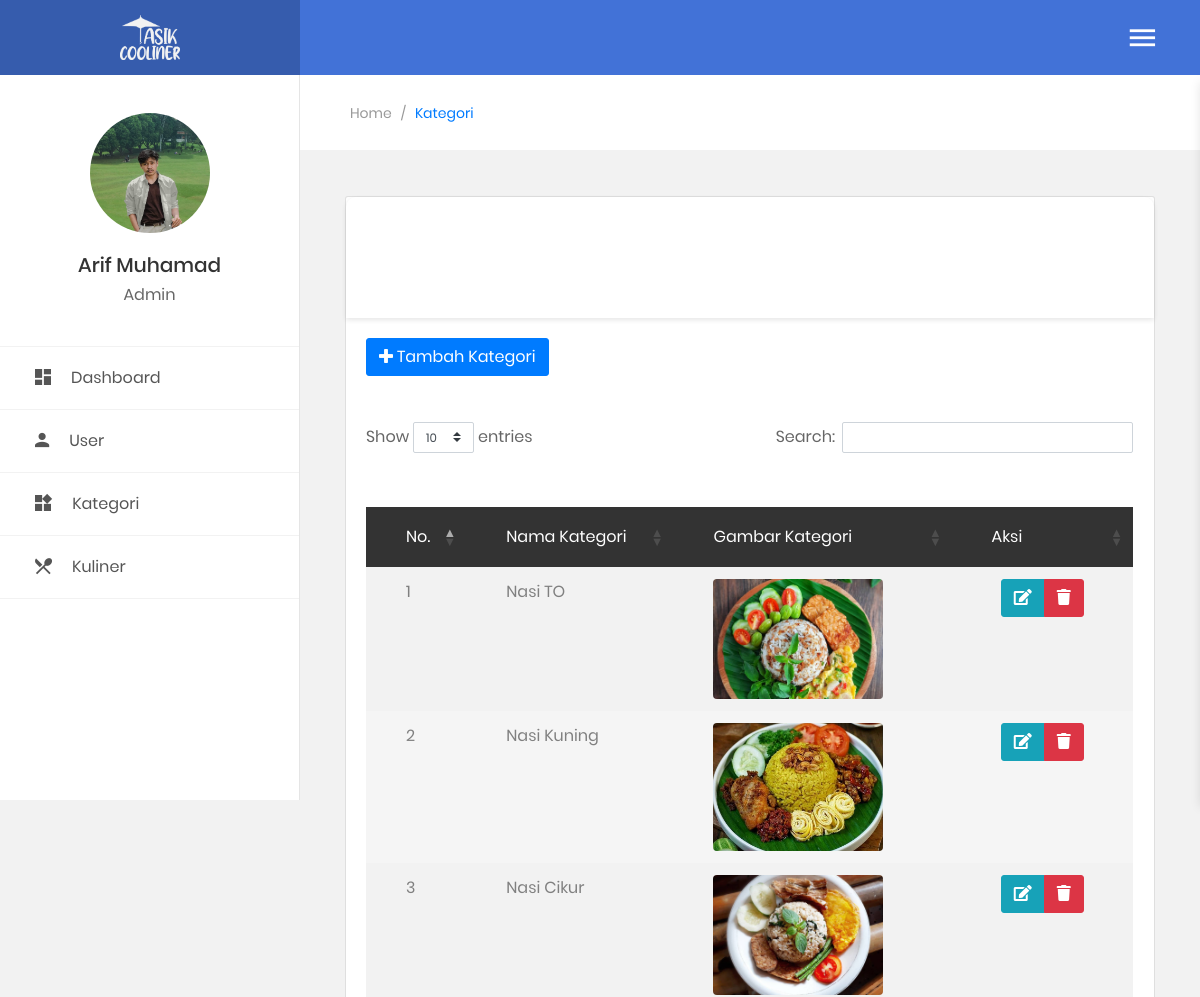
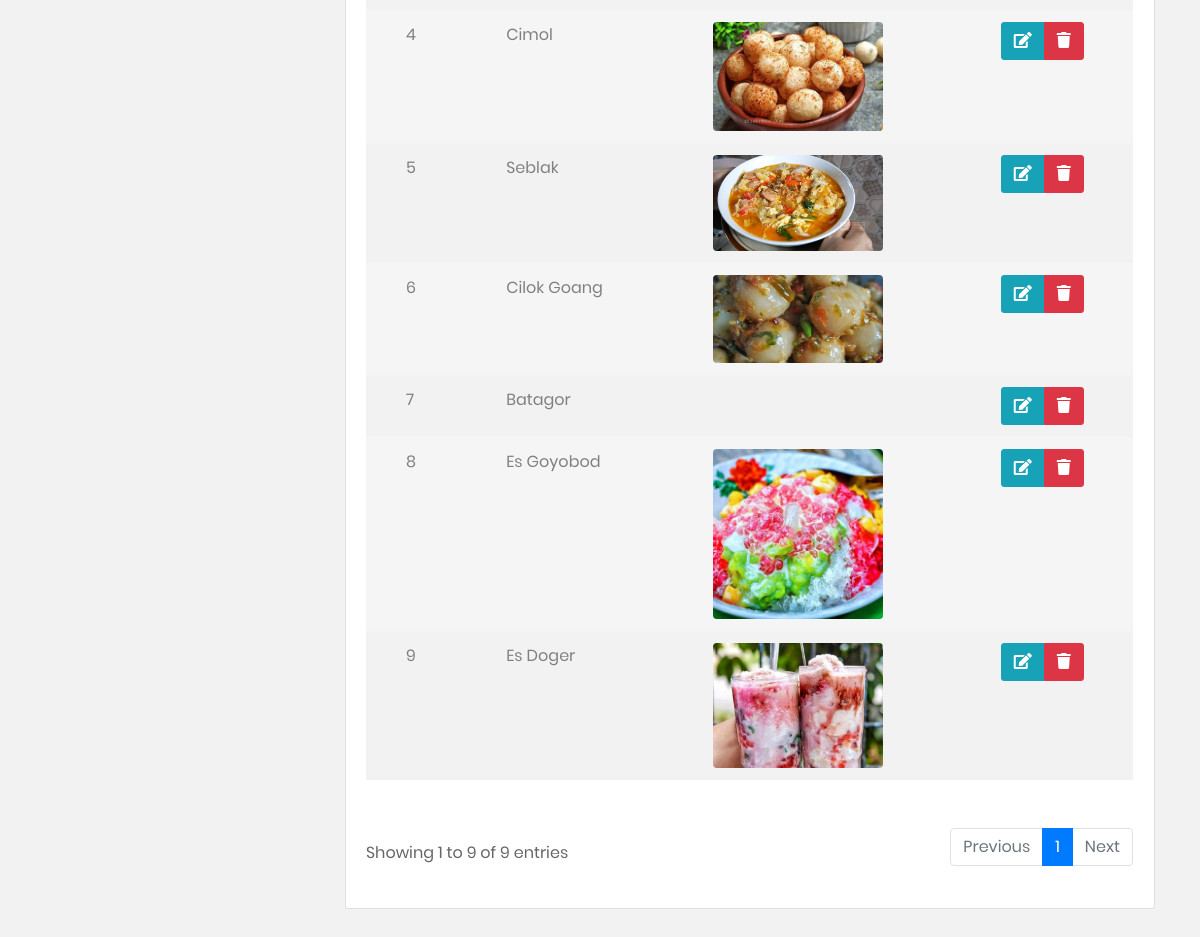
The app's page /pageAdmin.php?page=indexKategori (signed in) with its own data (2 pictures, top to bottom).
### tables this page shows
CREATE TABLE `tb_user` (
  `kd_user` varchar(7) NOT NULL,
  `name` varchar(50) NOT NULL,
  `email` varchar(30) NOT NULL,
  `username` varchar(30) NOT NULL,
  `password` varchar(30) NOT NULL,
  `level` enum('Admin','Waiter','Kasir','Owner','Pelanggan','Koki') NOT NULL,
  `avatar` varchar(255) NOT NULL
);

CREATE TABLE `tb_kategori` (
  `kd_kategori` varchar(7) NOT NULL,
  `name_kategori` varchar(100) NOT NULL,
  `description` text NOT NULL,
  `photo` varchar(50) NOT NULL
);

### config/controller.php (called while the page is built, shortened)
<?php
	class Resto extends koneksi{
		public function select($table)
	    {
	        global $con;
	        $sql   = "SELECT * FROM $table";
	        $query = mysqli_query($con, $sql);
	        $data  = [];
	        while ($bigData = mysqli_fetch_assoc($query)) {
	            $data[] = $bigData;
	        }
	        return $data;
	    }
    	public function AuthUser($sessionUser)
    	{
    		global $con;
    		$sql = "SELECT * FROM tb_user WHERE username = '$sessionUser'";
    		$query = mysqli_query($con, $sql);
    		$bigData = mysqli_fetch_assoc($query);
    		return $bigData;
    	}
	}
 ?>

### page/admin/kategori/index.php (the view, shortened to what this page needs)
<?php
    $kg = new resto();
    $data = $kg->select("tb_kategori");
 ?>
<section class="au-breadcrumb m-t-75">
    <div class="section__content section__content--p30">
        <div class="container-fluid">
            <div class="row">
                <div class="col-md-12">
                    <div class="au-breadcrumb-content">
                       <div class="au-breadcrumb-left">
                            <ul class="list-unstyled list-inline au-breadcrumb__list">
                                <li class="list-inline-item active">
                                    <a href="?page">Home</a>
                                </li>
                                <li class="list-inline-item seprate">
                                    <span>/</span>
                                </li>
                                <li class="list-inline-item"><a href="?page=indexKategori">Kategori</a></li>
                            </ul>
                        </div>
                      </div>
                </div>
            </div>
        </div>
    </div>
</section>
<div class="main-content" style="margin-top: -70px;">
    <div class="section__content section__content--p30">
        <div class="container-fluid">
            <div class="row">
                    <div class="col-md-12">
                        <div class="card">
                        <div class="au-card-title" style="background-image:url('images/bg8.png');">
                            <div class="bg-overlay bg-overlay--blue"></div>
                            <h3>
                            <i class="zmdi zmdi-widgets"></i>Data Kategori</h3>
                        </div>
                        <div class="card-body">
                            <a href="?page=createKategori" class="btn btn-primary"><i class="fa fa-plus"></i> Tambah Kategori</a>
                            <br><br>
                            <div class="table-responsive">
                               <table id="example" class="table table-borderless table-striped table-earning">
                                   <thead>
                                       <tr>
                                            <th>No.</th>
                                            <th>Nama Kategori</th>
                                            <th>Gambar Kategori</th>
                                            <th>Aksi</th>
                                       </tr>
                                   </thead>
                                   <tbody>
                                       <?php
                                            $no = 1;
                                            foreach($data as $dataB){
                                        ?>
                                       <tr>
                                            <td><?= $no; ?></td>
                                            <td><?= $dataB['name_kategori'] ?></td>
                                            <td align="text-center"><img width="170" class="rounded" src="img/<?= $dataB['photo'] ?>" alt=""></td>
                                            <td class="text-center">
                                                <div class="btn-group">
                                                    <a title="Edit" href="?page=editKategori&edit&kd=<?= $dataB['kd_kategori'] ?>" class="btn btn-info"><i class="fa fa-edit"></i></a>
                                                    <a title="Delete" href="" id="btdelete<?= $no; ?>" class="btn btn-danger delete-btn"><i class="fa fa-trash"></i></a>
                                                </div>
                                            </td>
                                       </tr>
                                        <?php $no++; } ?>
                                   </tbody>
                               </table>
                           </div>
                        </div>
                    </div>
                    </div>
                </div>
            </div>
        </div>
    </div>

### pageAdmin.php (shortened to what this page needs)
<?php
    include "config/controller.php";
    $function = new Resto();
    $auth = $function->AuthUser($_SESSION['username']);
?>
<!DOCTYPE html>
<html>
    <head>
        <link href="css/font-face.css" rel="stylesheet" media="all">
        <link href="vendor/font-awesome-4.7/css/font-awesome.min.css" rel="stylesheet" media="all">
        <link href="vendor/font-awesome-5/css/fontawesome-all.min.css" rel="stylesheet" media="all">
        <link href="vendor/mdi-font/css/material-design-iconic-font.min.css" rel="stylesheet" media="all">
        <link href="vendor/bootstrap-4.1/bootstrap.min.css" rel="stylesheet" media="all">
        <link href="vendor/animsition/animsition.min.css" rel="stylesheet" media="all">
        <link href="vendor/bootstrap-progressbar/bootstrap-progressbar-3.3.4.min.css" rel="stylesheet" media="all">
        <link href="vendor/wow/animate.css" rel="stylesheet" media="all">
        <link href="vendor/css-hamburgers/hamburgers.min.css" rel="stylesheet" media="all">
        <link href="vendor/slick/slick.css" rel="stylesheet" media="all">
        <link href="vendor/select2/select2.min.css" rel="stylesheet" media="all">
        <link href="vendor/perfect-scrollbar/perfect-scrollbar.css" rel="stylesheet" media="all">
        <link href="vendor/vector-map/jqvmap.min.css" rel="stylesheet" media="all">
        <link rel="stylesheet" href="vendor/dropify/dist/css/dropify.css">
        <link rel="stylesheet" href="css/sweet-alert.css">
        <link href="css/theme.css" rel="stylesheet" media="all">
        <link rel="stylesheet" href="css/main.css">
        <link rel="stylesheet" href="https://cdn.datatables.net/1.10.19/css/dataTables.bootstrap4.min.css">
    </head>
    <body>
        <div class="page-wrapper">
            <aside class="menu-sidebar2">
                <div class="logo">
                    <a href="?page=dashboard">
                        <img style="width: 60px; height: 45px; margin-left:85px;" src="images/icon/tcb.png" alt="cooliner" />
                    </a>
                </div>
                <div class="menu-sidebar2__content js-scrollbar1">
                    <div class="account2">
                        <div class="image img-cir img-120">
                            <img src="images/<?=$auth["avatar"];?>" />
                        </div>
                        <h4 class="name"><?=$auth['name'];?></h4>
                        <span><?= $auth['level'] ?></span>
                    </div>
                    <nav class="navbar-sidebar2">
                        <ul class="list-unstyled navbar__list">
                            <li>
                                <a href="?page">
                                <i class="zmdi zmdi-view-dashboard zmdi-hc-lg"></i>Dashboard</a>
                            </li>
                            <li>
                                <a href="?page=indexLevel">
                                <i class="zmdi zmdi-account zmdi-hc-lg"></i>User</a>
                            </li>
                            <li>
                                <a href="?page=indexKategori">
                                <i class="zmdi zmdi-widgets zmdi-hc-lg"></i>Kategori</a>
                            </li>
                            <li>
                                <a href="?page=indexMenu">
                                <i class="zmdi zmdi-local-dining zmdi-hc-lg"></i>Kuliner</a>
                            </li>
                        </ul>
                    </nav>
                </div>
            </aside>
            <div class="page-container2">
                <header class="header-desktop2">
                    <div class="section__content section__content--p30">
                        <div class="container-fluid">
                            <div class="header-wrap2">
                                <div class="header-button2">
                                    <div class="header-button-item mr-0 js-sidebar-btn">
                                        <i class="zmdi zmdi-menu"></i>
                                    </div>
                                </div>
                            </div>
                        </div>
                    </div>
                </header>
                <?php
                @$page = $_GET['page'];
                switch ($page) {
                    case 'indexKategori':
                    include "page/admin/kategori/index.php";
                    break;
                }
                ?>
            </div>
        </div>
    </body>
</html>

### records on screen
tb_user: avatar (picture), name "Arif Muhamad", level "Admin"
tb_kategori: name_kategori "Nasi TO", photo (picture)
tb_kategori: name_kategori "Nasi Kuning", photo (picture)
tb_kategori: name_kategori "Nasi Cikur", photo (picture)
tb_kategori: name_kategori "Cimol", photo (picture)
tb_kategori: name_kategori "Seblak", photo (picture)
tb_kategori: name_kategori "Cilok Goang", photo (picture)
tb_kategori: name_kategori "Batagor"
tb_kategori: name_kategori "Es Goyobod", photo (picture)
tb_kategori: name_kategori "Es Doger", photo (picture)
